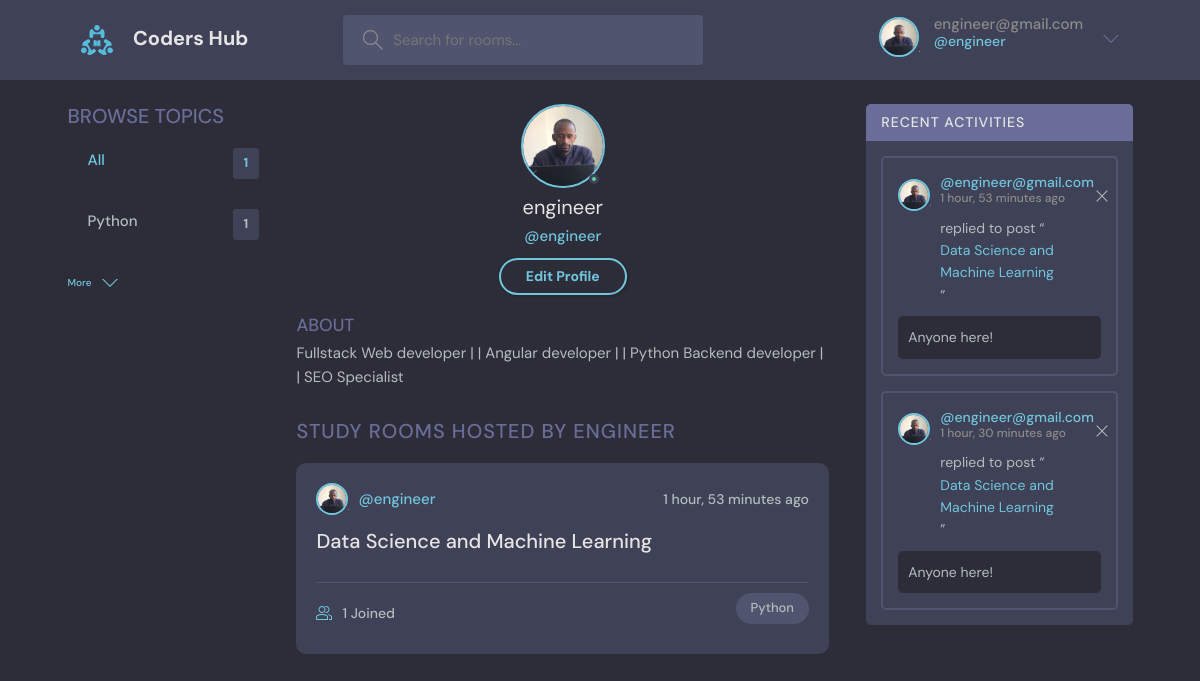
The page /profile/1/ (signed in) on the database as committed earlier.
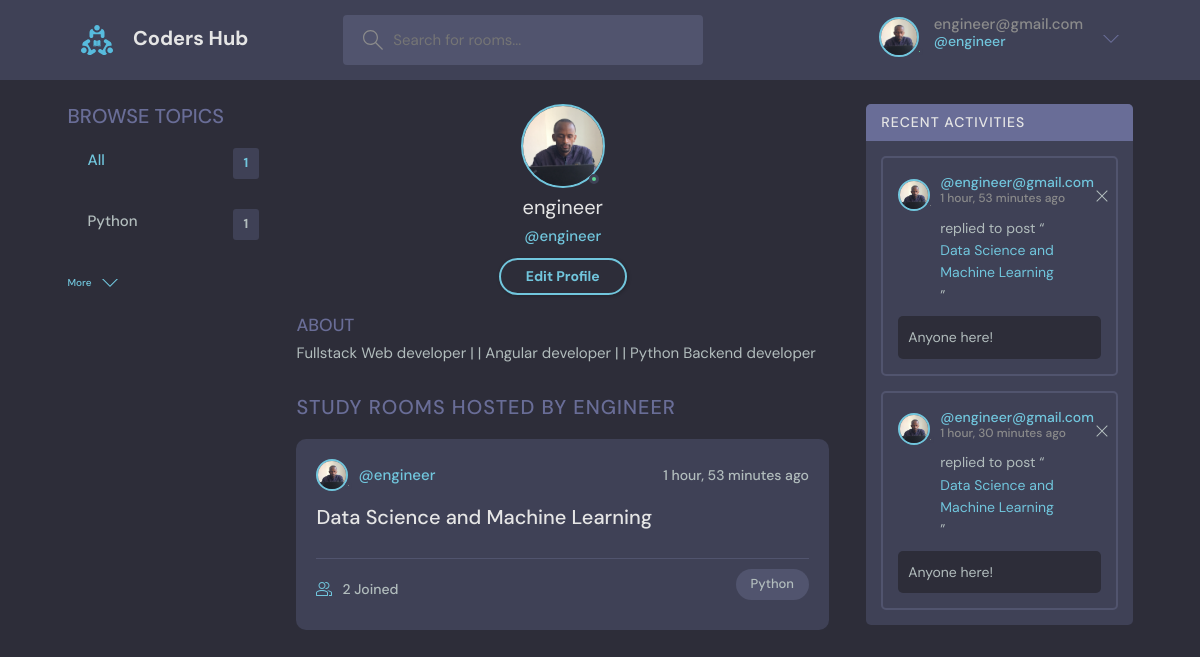
The same page on the database as committed later.
### hub/models.py (models this page shows, shortened)
class User(AbstractUser):
    name = models.CharField(max_length=100, null=True)
    email = models.EmailField(unique=True, null=True)
    bio = models.TextField(null=True)
    avatar = models.ImageField(null=True, default='avatar.svg')
    USERNAME_FIELD = 'email'
    REQUIRED_FIELDS = []

class Room(models.Model):
    host = models.ForeignKey(User, on_delete=models.SET_NULL, null=True)
    topic = models.ForeignKey(Topic, on_delete=models.SET_NULL, null=True)
    name = models.CharField(max_length=100)
    description= models.TextField(null=True, blank=True)
    participants = models.ManyToManyField(User, related_name='Participants')
    updated = models.DateTimeField(auto_now=True)
    date_created = models.DateTimeField(auto_now_add=True)
    class Meta:
        ordering = ['-updated', '-date_created'] # more like pagination in flask

class Topic(models.Model):
    name = models.CharField(max_length=200)
    def __str__(self):
        return self.name

### hub/views.py (the view)
# urls.py: path('profile/<int:pk>/', views.user_profile, name='profile'),
@login_required(login_url='login')
def user_profile(request, pk):
    user = User.objects.get(id=pk)
    rooms = user.room_set.all()
    room_messages = user.message_set.all()
    topics = Topic.objects.all()
    topic_count = topics.count()
    context = {'user':user, 'rooms': rooms, 'room_messages': room_messages, 'topics': topics, 'topic_count':topic_count}
    return render(request, 'hub/profile.html', context)

### hub/templates/hub/profile.html (shortened to what this page needs)
{% extends 'base.html' %}
 {% block content %}
    <main class="profile-page layout layout--3">
        <div class="container">
          {% include 'hub/topics_component.html'%}
          <div class="roomList">
            <div class="profile">
              <div class="profile__avatar">
                <div class="avatar avatar--large active">
                  <img src="{{request.user.avatar.url}}" />
                </div>
              </div>
              <div class="profile__info">
                <h3>{{user.username}}</h3>
                <p>@{{user.username}}</p>
                {% if request.user == user %}
                <a href="{% url 'update-profile'%}" class="btn btn--main btn--pill">Edit Profile</a>
                {% endif %}
              </div>
              <div class="profile__about">
                <h3>About</h3>
                <p>
                  {{request.user.bio}}
                </p>
              </div>
            </div>
            <div class="roomList__header">
              <div>
                <h2>Study Rooms Hosted by {{user.username}}</a>
                </h2>
              </div>
            </div>
            {% include 'hub/feed_component.html'%}
          </div>
          {% include 'hub/activity_component.html'%}
        </div>
      </main>
 {% endblock%}

### templates/includes/navbar.html (shortened to what this page needs)
{% load static %}
<header class="header header--loggedIn">
  <div class="container">
    <a href="{% url 'home' %}" class="header__logo">
      <img src="{% static 'images/assets/logo.svg'%}" />
      <h1>Coders Hub</h1>
    </a>
    <form class="header__search" action="{% url 'home' %}" method="GET">
      <label>
        <input placeholder="Search for rooms..."  name="t" id="t"  />
      </label>
    </form>
    <nav class="header__menu">
      <div class="header__user">
        {% if user.is_authenticated %}
        <a href="{% url 'update-profile'%}">
          <div class="avatar avatar--medium active">
            <img src="{{request.user.avatar.url}}" />
          </div>
          <p>{{request.user}} <span>@{{request.user.username}}</span></p>
        </a>
        <button class="dropdown-button">
          <svg version="1.1" xmlns="http://www.w3.org/2000/svg" width="32" height="32" viewBox="0 0 32 32">
            <title>chevron-down</title>
            <path d="M16 21l-13-13h-3l16 16 16-16h-3l-13 13z"></path>
          </svg>
        </button>
      </div>
      {% else %}
      <a href="{% url 'login'%}">
        <img src="{% static 'images/assets/avatar.svg'%}" />
        <p>Login</p>
      </a>
      {% endif %}
    </nav>
  </div>
</header>

### hub/templates/hub/feed_component.html (shortened to what this page needs)
{% for room in rooms %}
<div class="roomListRoom">
    <div class="roomListRoom__header">
      <a href="{% url 'profile' room.host.id %}" class="roomListRoom__author">
        <div class="avatar avatar--small">
          <img src="{{room.host.avatar.url}}" />
        </div>
        <span>@{{room.host.username}}</span>
      </a>
      <div class="roomListRoom__actions">
        <span>{{room.date_created|timesince}} ago</span>
      </div>
    </div>
    <div class="roomListRoom__content">
      <a href="{% url 'rooms' room.id%}">{{room.name}}</a>
    </div>
    <div class="roomListRoom__meta">
      <a href="{% url 'rooms' room.id%}" class="roomListRoom__joined">
        {{room.participants.all.count}} Joined
      </a>
      <p class="roomListRoom__topic">{{room.topic}}</p>
    </div>
  </div>
  {% endfor %}

Rows that differ between the two databases and show on the page:
changed User "engineer": user.bio "Fullstack Web developer | | Angular developer | | Python Backend developer | | SEO Specialist" → "Fullstack Web developer | | Angular developer | | Python Backend developer"
computed for Room "Data Science and Machine Learning": participants.all.count "1" → "2"
